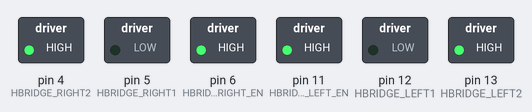
Recording of a sketch running on a simulated Arduino Uno, built with avr-gcc and run on an emulated ATmega328P. Shown: switched loads named in the sketch (green lamp = pin HIGH). What the sketch prints to the serial monitor is not drawn.

Above: at 0.1 s.
Timing chart, 0 to 1.6 s (numbered marks = the images above):
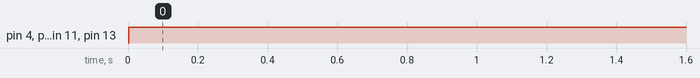

The sketch:

Gladiator_Bot.ino
```cpp
// (licence header left out)
#include <SoftwareSerial.h>

SoftwareSerial Bluetooth(7, 8);
// Creates a new serial port for communication via bluetooth module.
// This makes it so the Arduino's serial port remains unblocked so bluetooth
// and USB communication can take place simultaneously. Parameters: (RX, TX)


// USER SETTINGS
// Select the variable values that best suit your needs. (Ranges in parenthesis)

const int deadzone = 10;
// Sets the range of joystick values treated as neutral. (0 - 255)

// PINS
// Joystick (delete when controller sketch is complete)
const int xPin = 0;
const int yPin = 1;
const int swPin = 5;

// H-Bridge
// to do: change variable names to HBRIDGE format
const int HBRIDGE_LEFT_EN = 11; // formerly BRIDGE_EN12
const int HBRIDGE_LEFT1 = 12;
const int HBRIDGE_LEFT2 = 13;

const int HBRIDGE_RIGHT_EN = 6;
const int HBRIDGE_RIGHT1 = 5;
const int HBRIDGE_RIGHT2 = 4;

int velocity;
int motorDirection;

byte lastRead[3];
/*  This array stores values from the last recieved serial transmission from the
 *  controller in the following format:
 *
 *  lastRead[0]: Left Joystick Y-axis position
 *  lastRead[1]: Button state
 *  lastRead[2]: Right Joystick X-axis position
 *
 *  Note that joystick position values range from 0-255 and button state values
 *  should always be either 0 (if not pressed) or 1 (if pressed). The button is
 *  placed between the joystick values to differentiate non-adjacent 3-digit
 *  joystick values from adjacent 3-digit initializer values.
 */

 byte dumpBuffer[30]; // Used to hold corrupted serial information

void setup() {
  /* Joystick (delete when controller sketch is complete)
  pinMode(xPin, INPUT);
  pinMode(yPin, OUTPUT); */

  // H-Bridge
  pinMode(HBRIDGE_LEFT_EN, OUTPUT);
  pinMode(HBRIDGE_LEFT1, OUTPUT);
  pinMode(HBRIDGE_LEFT2, OUTPUT);

  pinMode(HBRIDGE_RIGHT_EN, OUTPUT);
  pinMode(HBRIDGE_RIGHT1, OUTPUT);
  pinMode(HBRIDGE_RIGHT2, OUTPUT);

  // Begin serial communication
  Serial.begin(9600);
  Bluetooth.begin(9600);
}

void loop() {
  // change below to 10
  if (Bluetooth.available() >= 5) { // if any incoming serial data is recieved
    parseBluetoothData(); // decode the message and put the values in lastRead[]
  }

  bluetoothTest();

  //delay(50); // Delay to slow transmission/action speed (possibly uneccessary)

  updateDrivingMotors(lastRead[0], lastRead[2]);
  //updateDrivingMotors(map(analogRead(xPin), 0, 1023, 0, 255), map(analogRead(yPin), 0, 1023, 0, 255));
}

// FUNCTIONS

void updateDrivingMotors(int x, int y) {
  // Updates the velocity of motors connected to H-Bridge 1
  // to do: make the Y value do something
  // to do: write a code that could actually make something move using this
  // as a framework

  // Left motor: controlled by X-axis position

  if (x > (127.5 - deadzone) && x < (127.5 + deadzone)) { // if joystick is near center
    digitalWrite(HBRIDGE_LEFT_EN, LOW); // stop motor
  }
  else if (x >= (127.5 + deadzone)) { // if joystick is pushed right
    velocity = map(x, (127.5 + deadzone), 255, 0, 255);

    digitalWrite(HBRIDGE_LEFT_EN, LOW); // shut off H-Bridge
    digitalWrite(HBRIDGE_LEFT1, HIGH);
    digitalWrite(HBRIDGE_LEFT2, LOW);
    analogWrite(HBRIDGE_LEFT_EN, velocity); // turn on H-Bridge
  } else if (x <= (127.5 - deadzone)) { // if joystick is pushed left
    velocity = map(x, 0, (127.5 - deadzone), 255, 0);

    digitalWrite(HBRIDGE_LEFT_EN, LOW); // shut off H-Bridge
    digitalWrite(HBRIDGE_LEFT1, LOW);
    digitalWrite(HBRIDGE_LEFT2, HIGH);
    analogWrite(HBRIDGE_LEFT_EN, velocity); // turn on H-Bridge
  }


  // Right motor: controlled by Y-axis position

  if (y > (127.5 - deadzone) && y < (127.5 + deadzone)) { // if joystick is near center
    digitalWrite(HBRIDGE_RIGHT_EN, LOW); // stop motor
  }
  else if (y >= (127.5 + deadzone)) { // if joystick is pushed up (make sure up = higher #s)
    velocity = map(y, (127.5 + deadzone), 255, 0, 255);

    digitalWrite(HBRIDGE_RIGHT_EN, LOW); // shut off H-Bridge
    digitalWrite(HBRIDGE_RIGHT1, HIGH);
    digitalWrite(HBRIDGE_RIGHT2, LOW);
    analogWrite(HBRIDGE_RIGHT_EN, velocity); // turn on H-Bridge
  } else if (y <= (127.5 - deadzone)) { // if joystick is pushed down
    velocity = map(y, 0, (127.5 - deadzone), 255, 0);

    digitalWrite(HBRIDGE_RIGHT_EN, LOW); // shut off H-Bridge
    digitalWrite(HBRIDGE_RIGHT1, LOW);
    digitalWrite(HBRIDGE_RIGHT2, HIGH);
    analogWrite(HBRIDGE_RIGHT_EN, velocity); // turn on H-Bridge
  }
}

void parseBluetoothData() {
  // Store data recieved via bluetooth in the lastRead array
  if (Bluetooth.read() == ']') { // if first header character ']' is present
    if (Bluetooth.read() == '!') { // if second header character '!' is present
      Bluetooth.readBytes(lastRead, 3); // Store next 3 bytes in lastRead
      // (formerly readBytesUntil())^
    } else { // if initializer is invalid
      Bluetooth.readBytes(dumpBuffer, Serial.available()); // dump entire serial buffer
    }
  } else { // if initializer is invalid
    Bluetooth.readBytes(dumpBuffer, Serial.available()); // dump entire serial buffer
  }
}


// Testing functions (can be deleted to save memory)

void bluetoothTest() {
  // Print collected data to computer serial monitor
  Serial.print('>');
  for (int i = 0; i < 10; i++) {
    Serial.print(lastRead[i]);
    if (i < 9) {
      Serial.print(", ");
    }
  }
  Serial.println();
}
```

Measured:
- by itself, pin 4 (HBRIDGE_RIGHT2), pin 13 (HBRIDGE_LEFT2): LOW → HIGH at 0.00 s
- by itself, pin 6 (HBRIDGE_RIGHT_EN), pin 11 (HBRIDGE_LEFT_EN): LOW → HIGH at 0.01 s
